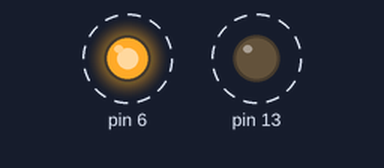
The sketch below on a simulated Arduino Uno, built with avr-gcc and run on an emulated ATmega328P. Shown: output pins drawn as LEDs (lit = HIGH). Dashed ring = blinking.

Above: at 0.2 s.
Timing chart, 0 to 3.0 s (numbered marks = the images above):
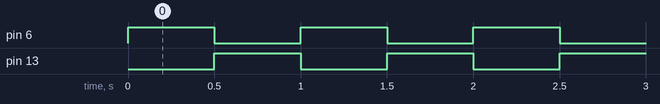

The sketch:

10.OOP.ino
```cpp
/*
  Author:

  Learning Intention:
  The students will learn about the Object Oriented Paradigm and build their own
  classes and objects to manage hardware components.

  Success Criteria:
    1.  I understand what classes and objects are (blueprint vs instance)
    2.  I can create a class with private properties, public methods and a constructor
    3.  I understand the difference between public and private (encapsulation)
    4.  I can create multiple instances of my class to manage identical hardware

  Hardware (Grove cables to the base shield):
    LED module -> D6, plus the built-in LED on pin 13 as your second instance.
    Optional: Button module -> D4 or the ultrasonic sensor -> D2 for your own class.

  Documentation:
    https://www.youtube.com/watch?v=S_uaROFnWSg
    https://youtu.be/cUVryWbVkXk
*/

class Led {
  private:
    int pin;          // properties: data each Led remembers
    bool isOn;

  public:
    Led(int ledPin) {  // constructor: runs when an object is created
      pin = ledPin;
      isOn = false;
    }

    void begin() {
      pinMode(pin, OUTPUT);
      digitalWrite(pin, LOW);
    }

    void turnOn() {    // methods: things every Led can do
      digitalWrite(pin, HIGH);
      isOn = true;
    }

    void turnOff() {
      digitalWrite(pin, LOW);
      isOn = false;
    }

    void toggle() {
      if (isOn) {
        turnOff();
      } else {
        turnOn();
      }
    }
};

Led moduleLed(6);    // the Grove LED module on D6
Led builtinLed(13);  // the LED soldered onto the Uno itself

void setup() {
  moduleLed.begin();
  builtinLed.begin();
  builtinLed.turnOn();   // start opposite to the module LED
}

void loop() {
  moduleLed.toggle();
  builtinLed.toggle();
  delay(500);
}
```

Measured:
- by itself, pin 6, pin 13: alternates HIGH for 0.50 s and LOW for 0.50 s
